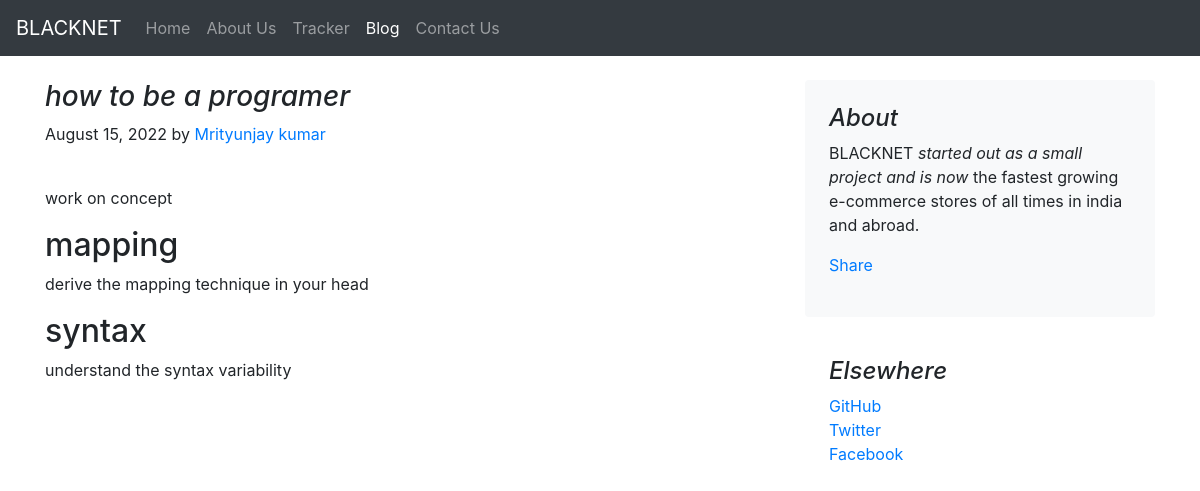
The page /blog/blogpost/1 on the database its author committed.
### blog/models.py (models this page shows)
class Blogpost(models.Model):
    post_id = models.AutoField(primary_key=True)
    title = models.CharField(max_length=50)
    head0 = models.CharField(max_length=500, default="")
    chead0 = models.CharField(max_length=5000, default="")
    head1 = models.CharField(max_length=500, default="")
    chead1 = models.CharField(max_length=5000, default="")
    head2 = models.CharField(max_length=500, default="")
    chead2 = models.CharField(max_length=5000, default="")
    pub_date = models.DateField(auto_now_add=False, auto_now=False, blank=True, null=True, default="")
    thumbnail = models.ImageField(upload_to='blog/images', default="", null=True, blank=True)
    def __str__(self):
        return self.title

### blog/views.py (the view)
# urls.py: path('blogpost/<int:id>', views.blogpost,name="blogPost"),
def blogpost(request, id):
    post = Blogpost.objects.filter(post_id=id)[0]
    print(post)
    return render(request,"blog/blogpost.html",
                  {'post':post})

### blog/templates/blog/blogpost.html (shortened to what this page needs)
{% extends 'blog/basic.html' %}
{% block body %}
<div class="container">
    <div class="row mt-4">
        <div class="col-md-8 blog-main">
            <h3 class="font-italic">
                {{post.title}}
            </h3>
            <div class="blog-post">
                <p class="blog-post-meta">August 15, 2022 by <a href="#">Mrityunjay kumar</a></p>
                <div class="fb-like" data-href="http://127.0.0.1:8000/blog/blogpost/{{post.post_id}}" data-layout="standard" data-action="like" data-size="large" data-show-faces="false" data-share="true"></div><br>
                <p>{{post.chead0}}</p>
                <h2>{{post.head1}}</h2>
                <p>{{post.chead1}}</p>
                <h2>{{post.head2}}</h2>
                <p>{{post.chead2}}</p>
            </div>
        </div>
        <aside class="col-md-4 blog-sidebar">
            <div class="p-4 mb-3 bg-light rounded">
                <h4 class="font-italic">About</h4>
                <p class="mb-0">BLACKNET <em>started out as a small project and is now</em> the fastest growing e-commerce stores of all times in india and abroad.</p>
                <div class="my-3 fb-share-button" data-href="http://127.0.0.1:8000/blog/blogpost/{{post.post_id}}" data-layout="button_count" data-size="large"><a target="_blank" href="https://www.facebook.com/sharer/sharer.php?u=http%3A%2F%2F127.0.0.1%3A8000%2Fblog%2Fblogpost%2F4&amp;src=sdkpreparse" class="fb-xfbml-parse-ignore">Share</a></div>
            </div>
            <div class="p-4">
                <h4 class="font-italic">Elsewhere</h4>
                <ol class="list-unstyled">
                    <li><a href="#">GitHub</a></li>
                    <li><a href="#">Twitter</a></li>
                    <li><a href="#">Facebook</a></li>
                </ol>
            </div>
        </aside>
    </div>
</div>
{% endblock %}

### rows shown on the page
Blogpost: title "how to be a programer", chead0 "work on concept", head1 "mapping", chead1 "derive the mapping technique in your head", head2 "syntax", chead2 "understand the syntax variability"
